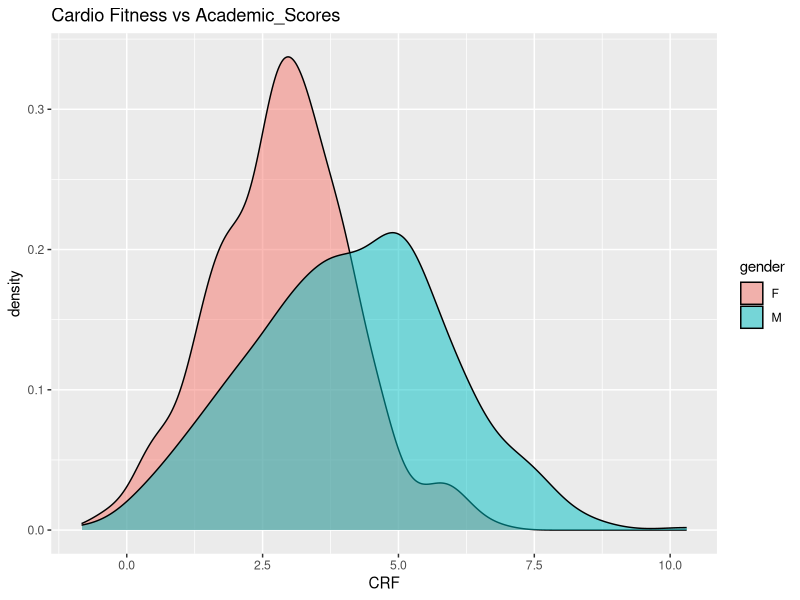
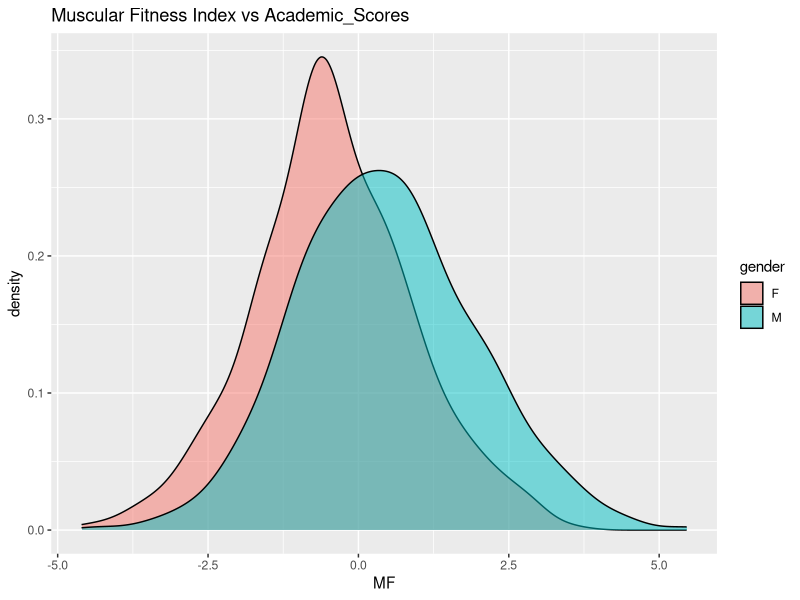
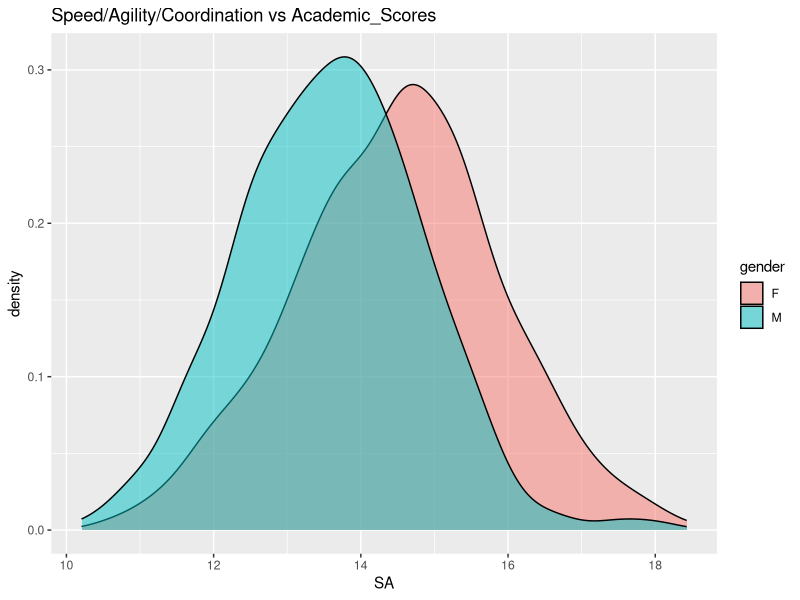
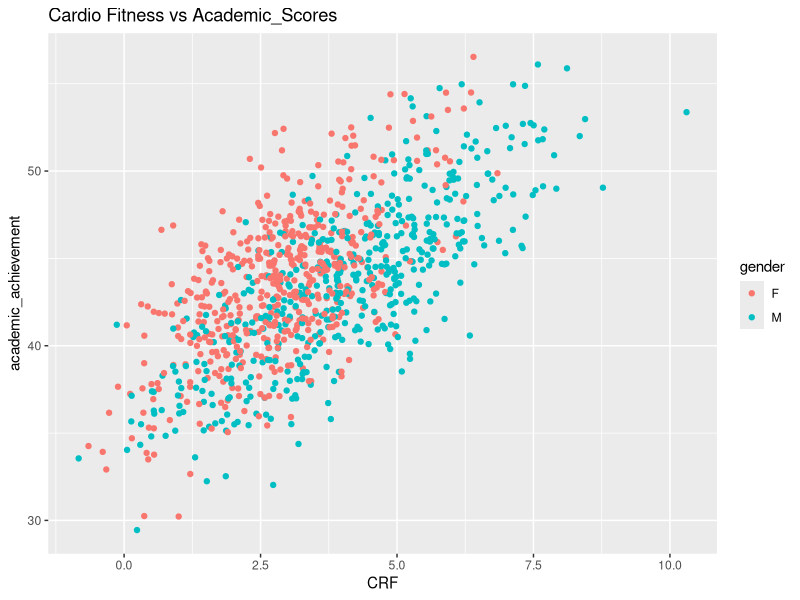
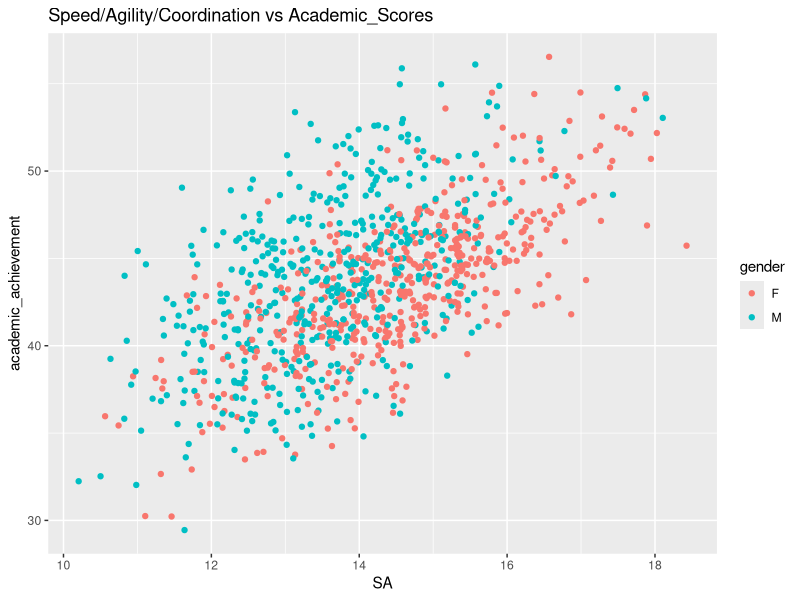
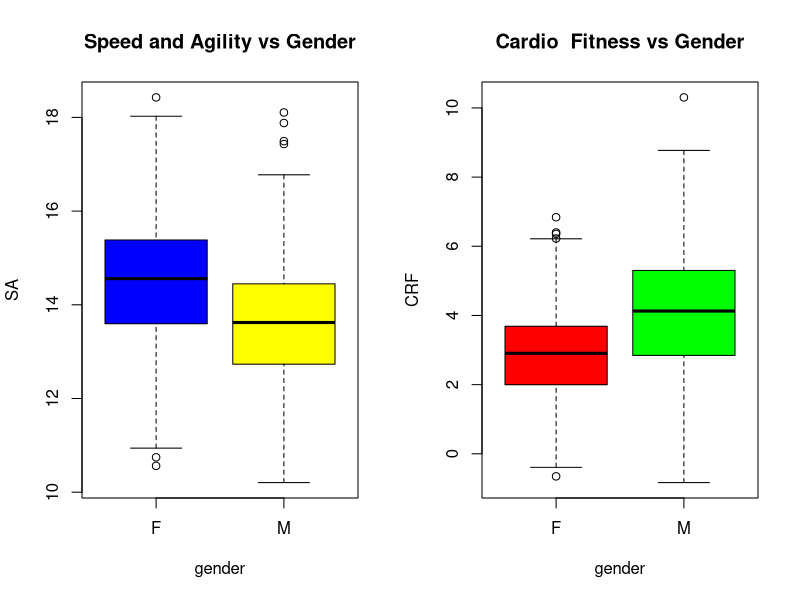

These charts were generated, in order, by the following R code:
## ---- chunk 1
generateDataset<-function(N){
  set.seed(123)
  #Cardio Respiratory fitness=CRF(seconds)
  gender<-sample(c("M", "F"), N, replace=TRUE, prob=c(.49, .502))
  CRF_Mean<-c(M=4.10, F=2.86)
  CRF_SD<-c(M=1.83, F=1.25)
  CRF<-rnorm(N, mean=CRF_Mean[gender],sd=CRF_SD[gender]) 
  
  #Handing grip(kg)=HG
  HG_Mean<-c(M=15.38,F=13.78) 
  HG_SD<-c(M=3.45,F=3.08)
  HG<-rnorm(N, mean=HG_Mean[gender],sd=HG_SD[gender])
  
  #Standing broad jump(cm)=SB
  SB_Mean<-c(M=119.63,F=109.28) 
  SB_SD<-c(M=19.57,F=18.37)
  SB<-rnorm(N, mean=SB_Mean[gender],sd=SB_SD[gender])
  
  #Muscular fitness Index=MF 
  #Its the summation of standardized z-scores of SB and HG.
  MF_Index<-function(HG,SB){
    a= (HG-mean(HG))/sd(HG)
    b= (SB-mean(SB))/sd(SB)
    return (a+b)
  }
  
  MF<-MF_Index(HG,SB)
  
  #Speed, Agility and Coordination=SA(seconds)
  SA_Mean<-c(M=13.66,F=14.49)
  SA_SD<-c(M=1.29,F=1.36)
  SA<-rnorm(N, mean=SA_Mean[gender],sd=SA_SD[gender]) 
  
  scores_mean<-c(M=7.34, F=7.69)
  scores_sd<-c(M=1.61,F=1.54)
  
  academic_achievement<-1+2*CRF+2*SA+(round(rnorm(N,mean=scores_mean[gender],scores_sd[gender]),1))
  
  data.frame(gender,CRF,HG,SB,MF,SA, academic_achievement)
}

N=1000
df<-generateDataset(N)
## ---- chunk 2
library(ggplot2)
g <- ggplot(data=df)
g + geom_density(aes(x=CRF, fill=gender), alpha=0.5)+ggtitle("Cardio Fitness vs Academic_Scores")
g + geom_density(aes(x=MF, fill=gender), alpha=.5)+ggtitle("Muscular Fitness Index vs Academic_Scores")
g + geom_density(aes(x=SA, fill=gender), alpha=.5)+ggtitle("Speed/Agility/Coordination vs Academic_Scores")
## ---- chunk 3
h <-ggplot(df,aes(x=CRF, y=academic_achievement))
h + geom_point(aes(color=gender))+ggtitle("Cardio Fitness vs Academic_Scores")

h <-ggplot(df,aes(x=SA, y=academic_achievement))
h + geom_point(aes(color=gender))+ggtitle("Speed/Agility/Coordination vs Academic_Scores")
## ---- chunk 4
par(mfrow=c(1,2))
with(df,boxplot(SA~gender,  
                col = c("blue", "yellow"), main = "Speed and Agility vs Gender"))
with(df,boxplot(CRF~gender,  
                col = c("red", "green"), main = "Cardio  Fitness vs Gender"))
## ---- chunk 5
summary(df)
cor(df[2:6])
fit1<-lm(academic_achievement~gender+CRF+MF+SA,data=df)
summary(fit1)
